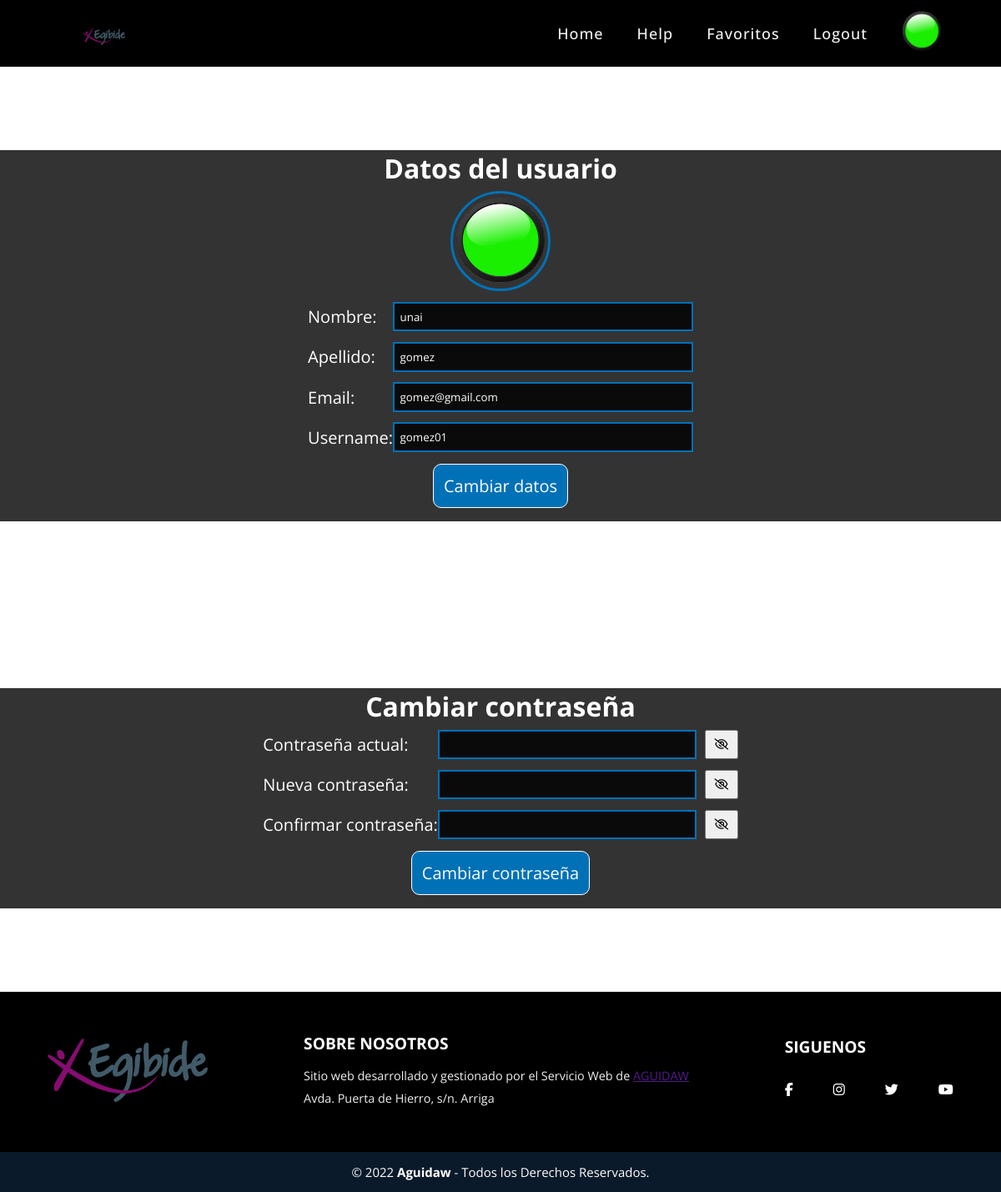
The app's page /php/perfil_usuario.php (signed in) with its own data.
### tables this page shows
CREATE TABLE `usuarios` (
  `id` int NOT NULL,
  `nombre` varchar(40) NOT NULL,
  `apellido` varchar(125) NOT NULL,
  `alias` varchar(40) NOT NULL,
  `email` varchar(255) NOT NULL,
  `password` varchar(255) NOT NULL,
  `imagen` varchar(255) DEFAULT NULL
);

### www/php/basedatos.php (called while the page is built, shortened)
<?php
    function connect() {
        try {
            $host="db";
            $dbname="mydb";
            $user="root";
            $pass="test";
            $dbh = new PDO("mysql:host=$host;dbname=$dbname", $user, $pass);
            return $dbh;
        }
        catch(PDOException $e) {
            echo $e->getMessage();
            return null;
        }
    }
?>

### www/php/models/usuario.php (called while the page is built, shortened)
<?php
function buscarUsuarioPorId($dbc,$id){
    $sql = "select * from usuarios where id = :id LIMIT 1";
    $statement = $dbc->prepare($sql);
    $statement->execute(['id' => $id]);
    return $statement->fetch(PDO::FETCH_OBJ);
}

### www/php/perfil_usuario.php (the view, shortened to what this page needs)
<?php
require 'basedatos.php';
require 'models/usuario.php';
?>
<!DOCTYPE html>
<html lang="en">
<head>
    <link rel="stylesheet" href="../css/perfil_usuario.css">
    <link rel="stylesheet" href="../css/header.css" class="css">
    <link rel="stylesheet" href="../css/footer.css" class="css">
</head>
<body>
    <?php
        require('../componentes/header.php');
    ?>
    <main>
        <div class="todo arriba">
            <div class="titulo">
                <h1> Datos del usuario </h1>
            </div>
            <form action="auth/actualizar_perfil.php" method="post" enctype="multipart/form-data">
                <div class="datos">
                    <div class="img">
                        <img src="../<?= $usuario->imagen ?? "imagenes/hila.png" ?>" alt="La imagen no se ha encontrado"/>
                    </div>
                    <div class="texto">
                        <div class="texto_individual">
                            <label for="nombre">Nombre: </label>
                            <input type="text" id="nombre" name="nombre" value="<?= $usuario->nombre ?>" readonly>
                        </div>
                        <div class="texto_individual">
                            <label for="apellido"p>Apellido: </label>
                            <input type="text" id="apellido" name="apellido" value="<?= $usuario->apellido ?>" readonly>
                        </div>
                        <div class="texto_individual">
                            <label for="email">Email: </label>
                            <input type="text" id="email" name="email" value="<?= $usuario->email ?>" readonly>
                        </div>
                        <div class="texto_individual">
                            <label for="username">Username: </label>
                            <input type="text" id="username" name="alias" value="<?= $usuario->alias ?>" readonly>
                        </div>
                    </div>
                </div>
                <div class="boton">
                    <button id="btCambiarDatos">Cambiar datos</button>
                </div>
            </form>
        </div>
        <div class="todo">
            <div class="titulo">
                <h1> Cambiar contraseña </h1>
            </div>
            <form action="auth/actualizar_password.php" method="post" enctype="multipart/form-data">
                <div class="datos">
                    <div class="texto">
                        <div class="texto_individual">
                                <label for="contrasena_actual" readonly>Contraseña actual: </label>
                                <div class="contraseña">
                                    <input type="password" id="contrasena_actual" name="contrasena_actual" value="">
                                    <button id="mostrar_contrasena_actual"> <span id="span-ojo-actual" class="fa fa-eye-slash icon"></span> </button>
                                </div>
                        </div>
                        <div class="texto_individual">
                                <label for="contrasena_nueva" readonly>Nueva contraseña: </label>
                                <div class="contraseña">
                                    <input type="password" id="contrasena_nueva" name="contrasena_nueva" value="">
                                    <button id="mostrar_contrasena_nueva"> <span id="span-ojo-nueva" class="fa fa-eye-slash icon"></span> </button>
                                </div>
                        </div>
                        <div class="texto_individual">
                                <label for="contrasena_confirmar" readonly>Confirmar contraseña: </label>
                                <div class="contraseña">
                                    <input type="password" id="contrasena_confirmar" name="contrasena_confirmar" value="">
                                    <button id="mostrar_contrasena_confirmar"> <span id="span-ojo-confirmar" class="fa fa-eye-slash icon"></span> </button>
                                </div>
                        </div>
                    </div>
                </div>
                <div class="boton">
                    <input type="submit" value="Cambiar contraseña">
                </div>
            </form>
        </div>
    </main>
    <?php
        require('../componentes/footer.php');
    ?>
</body>
</html>

### www/componentes/header.php (shortened to what this page needs)
<?php
if(isset($_SESSION['loggedin'])){
   $usuario = buscarUsuarioPorId(connect() ,(int) $_SESSION['id_usuario']);
   }
?>
    <nav>
         <div class="logo">
           <a href="../index.php"><img src="../img/logo.png" alt="Error en la imagen"></a>
         </div>
         <ul>
            <li><a class="color" href="../index.php">Home</a></li>
            <li><a class="color" href="../php/help.php">Help</a></li>
            <?php if(isset($_SESSION['loggedin']) || isset($_SESSION['id_usuario'])): ?>
               <li><a class="color" href="../php/preguntas_guardadas.php">Favoritos</a></li>
               <li><a class="color" href="../php/auth/logout.php">Logout</a></li>
               <li class="perfil">
           <a href="../php/perfil_usuario.php"><img src="../<?= $usuario->imagen ?>" alt="perfil"></a></li>
            <?php else: ?>
            <li><a class="color" href="../php/nosotros.php">Nosotros</a></li>
            <li><a class="color" href="../php/iniciosesion.php">Sign In</a></li>
            <li><a class="color" href="../php/crear_cuenta.php">Sign Up</a></li>
            <?php endif; ?>
         </ul>
      </nav>

### www/css/perfil_usuario.css (style rules this page uses)
* { margin: 0; padding: 0; box-sizing: border-box; }
body { background: white; background-size: cover; background-attachment: fixed; }
main { display: flex; flex-direction: column; justify-content: center; align-items: center; font-family: Roboto; }
.todo { width: 1200px; background-color: rgba(0, 0, 0, .8); color: white; margin: 100px 0 100px 0; }
.titulo { display: flex; justify-content: center; }
.datos { display: flex; flex-direction: column; justify-content: center; align-items: center; }
.img { display: flex; flex-direction: column; justify-content: center; align-items: center; }
.img>img { border-radius: 50%; width: 120px; height: 120px; border: 3px solid rgb(0, 113, 183); margin: 0.4em; }
.texto { display: flex; flex-direction: column; }
.texto_individual { display: flex; flex-direction: row; justify-content: space-between; align-items: center; margin: 0.4em; }
.texto_individual>label { font-size: 20px; }
.texto_individual>input { background-color: rgba(0, 0, 0, .8); width: 30vw; border: 2px solid rgb(0, 113, 183); padding: 0.5em; color: white; }
.texto_individual>.contraseña { width: 30vw; display: flex; justify-content: space-between; }
.texto_individual>.contraseña>input { background-color: rgba(0, 0, 0, .8); width: calc(30vw - 50px); border: 2px solid rgb(0, 113, 183); padding: 0.5em; color: white; }
.texto_individual>.contraseña>button { min-width: 40px; }
.boton { display: flex; justify-content: center; }
.boton>button { padding: 0.6em; width: auto; height: auto; margin-bottom: 30px; background-color: rgb(0, 113, 183); color: white; font-size: 20px; border-radius: 10px; border: 1px solid white; margin: 0.4em 0 0.8em 0; }
.boton>input { padding: 0.6em; width: auto; height: auto; margin-bottom: 30px; background-color: rgb(0, 113, 183); color: white; font-size: 20px; border-radius: 10px; border: 1px solid white; margin: 0.4em 0 0.8em 0; }

### www/css/header.css (style rules this page uses)
* { margin: 0; padding: 0; box-sizing: border-box; font-family: 'Poppins', sans-serif; }
nav { display: flex; height: 80px; width: 100%; background: #000000; align-items: center; justify-content: space-between; padding: 0 50px 0 100px; flex-wrap: wrap; }
nav .logo { color: #fff; font-size: 35px; font-weight: 600; }
.logo img { width: 50px; }
.perfil img { width: 50px; }
nav ul { display: flex; flex-wrap: wrap; list-style: none; align-items: center; }
nav ul li { margin: 0 5px; }
nav ul li a { color: #f2f2f2; text-decoration: none; font-size: 18px; font-weight: 500; padding: 8px 15px; border-radius: 5px; letter-spacing: 1px; transition: all 0.3s ease; }

### www/css/footer.css (style rules this page uses)
* { margin: 0; padding: 0; box-sizing: border-box; font-family: 'Open Sans', sans-serif; }
main { min-height: calc(100vh - 73px - 30vh); }

### records on screen
usuarios: imagen (picture), nombre "unai", apellido "gomez", email "gomez@gmail.com", alias "gomez01"
